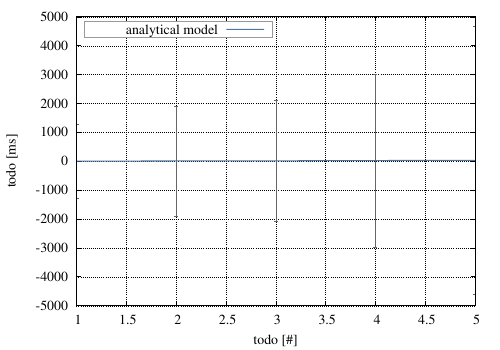

This figure's gnuplot source:
################################################################################
# Setup
################################################################################
input_model = "../data/example1"
input_measurements = ""
input_simulation = ""
### TODO - use this variable also at the end of the file!
output = "example1"
set title ''
set xlabel 'todo [#]'
set ylabel 'todo [ms]'
set xrange [1:]
################################################################################


################################################################################
# Specifies encoding and output format
################################################################################
set encoding default
set term postscript eps enhanced color "Times" 20
set output output.'.eps'
################################################################################


################################################################################
# Layout
################################################################################
set style line 1 linetype 1 linecolor rgb "#4e76a4" lw 3 pt 1 ps 1
set style line 2 linetype 2 linecolor rgb "#764ea4" lw 3 pt 2 ps 1
set style line 3 linetype 3 linecolor rgb "#391740" lw 3 pt 3 ps 1
set style line 98 linetype 1 linecolor rgb "#666666" lw 1 pt 0 ps 0
set style line 99 linetype 1 linecolor rgb "#999999" lw 2
set key box linestyle 99
set key left top
set key spacing 1.2
set grid xtics ytics mytics
################################################################################


################################################################################
# Draws the plot
################################################################################
plot \
input_model.'.data' using 0:1 title 'analytical model' with lines ls 1, \
input_model.'.data' using 0:1:2 title '' with yerrorbars ls 98
################################################################################


################################################################################
# Converts EPS2PDF - better result than using the gnuplot PDF writer
################################################################################
!epstopdf --outfile=example1.pdf example1.eps
!rm -rf example1.eps
################################################################################
